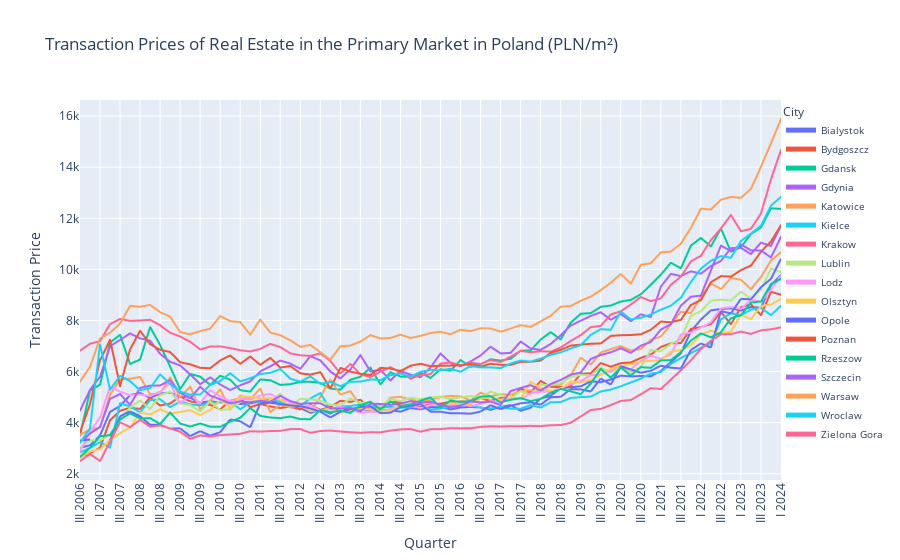

The notebook cell this image was saved under:
### Code cell
# Create a line plot using Plotly Express
fig_primary_transaction = px.line(
    primary_market_transaction_prices_df_melted,  # DataFrame containing the data
    x='Quarter',                                # Column to be used for the x-axis
    y='Transaction Price',                      # Column to be used for the y-axis
    color='City',                               # Column to be used for coloring lines
    title='Transaction Prices of Real Estate in the Primary Market in Poland (PLN/m²)'  # Title of the plot
)

# Update layout of the figure
fig_primary_transaction.update_layout(
    xaxis=dict(
        tickangle=-90  # Rotate x-axis labels for better readability
    ),
    legend=dict(
        yanchor="top",               # Position the legend at the top
        y=1.0,                       # Vertical position of the legend
        xanchor="left",              # Horizontal alignment of the legend
        x=1.0,                       # Horizontal position of the legend
        font=dict(size=10),          # Font size of the legend text
        traceorder="normal",         # Order of traces in the legend
        itemsizing='constant'        # Ensure all items in the legend are of constant size
    )
)

# Show the plot
fig_primary_transaction.show()

### Figure 1 — Plotly figure (JSON) as saved in the notebook; plotly's stock layout.template omitted (floating-point values rounded to 4 significant figures)
{"data": [{"hovertemplate": "City=Bialystok<br>Quarter=%{x}<br>Transaction Price=%{y}<extra></extra>", "legendgroup": "Bialystok", "line": {"color": "#636efa", "dash": "solid"}, "marker": {"symbol": "circle"}, "mode": "lines", "name": "Bialystok", "showlegend": true, "type": "scattergl", "x": ["III 2006", "IV 2006", "I 2007", "II 2007", "III 2007", "IV 2007", "I 2008", "II 2008", "III 2008", "IV 2008", "I 2009", "II 2009", "III 2009", "IV 2009", "I 2010", "II 2010", "III 2010", "IV 2010", "I 2011", "II 2011", "III 2011", "IV 2011", "I 2012", "II 2012", "III 2012", "IV 2012", "I 2013", "II 2013", "III 2013", "IV 2013", "I 2014", "II 2014", "III 2014", "IV 2014", "I 2015", "II 2015", "III 2015", "IV 2015", "I 2016", "II 2016", "III 2016", "IV 2016", "I 2017", "II 2017", "III 2017", "IV 2017", "I 2018", "II 2018", "III 2018", "IV 2018", "I 2019", "II 2019", "III 2019", "IV 2019", "I 2020", "II 2020", "III 2020", "IV 2020", "I 2021", "II 2021", "III 2021", "IV 2021", "I 2022", "II 2022", "III 2022", "IV 2022", "I 2023", "II 2023", "III 2023", "IV 2023", "I 2024"], "xaxis": "x", "y": [3008, 3117, 3500, 4422, 4651, 5079, 5160, 4973, 5141, 5177, 5005, 4976, 4787, 4838, 4790, 4802, 4732, 4755, 4821, 4782, 4843, 4601, 4577, 4384, 4507, 4357, 4610, 4428, 4526, 4493, 4501, 4488, 4431, 4570, 4526, 4606, 4613, 4519, 4594, 4615, 4596, 4505, 4612, 4687, 4463, 4587, 4944, 5052, 5351, 5385, 5422, 5620, 5584, 5688, 5839, 5811, 5827, 5816, 6024, 6370, 6714, 7576, 8036, 8396, 8449, 8474, 8390, 8528, 8503, 9384, 9775], "yaxis": "y"}, {"hovertemplate": "City=Bydgoszcz<br>Quarter=%{x}<br>Transaction Price=%{y}<extra></extra>", "legendgroup": "Bydgoszcz", "line": {"color": "#EF553B", "dash": "solid"}, "marker": {"symbol": "circle"}, "mode": "lines", "name": "Bydgoszcz", "showlegend": true, "type": "scattergl", "x": ["III 2006", "IV 2006", "I 2007", "II 2007", "III 2007", "IV 2007", "I 2008", "II 2008", "III 2008", "IV 2008", "I 2009", "II 2009", "III 2009", "IV 2009", "I 2010", "II 2010", "III 2010", "IV 2010", "I 2011", "II 2011", "III 2011", "IV 2011", "I 2012", "II 2012", "III 2012", "IV 2012", "I 2013", "II 2013", "III 2013", "IV 2013", "I 2014", "II 2014", "III 2014", "IV 2014", "I 2015", "II 2015", "III 2015", "IV 2015", "I 2016", "II 2016", "III 2016", "IV 2016", "I 2017", "II 2017", "III 2017", "IV 2017", "I 2018", "II 2018", "III 2018", "IV 2018", "I 2019", "II 2019", "III 2019", "IV 2019", "I 2020", "II 2020", "III 2020", "IV 2020", "I 2021", "II 2021", "III 2021", "IV 2021", "I 2022", "II 2022", "III 2022", "IV 2022", "I 2023", "II 2023", "III 2023", "IV 2023", "I 2024"], "xaxis": "x", "y": [2663, 2811, 3017, 4092, 4466, 4582, 4540, 4982, 4670, 4749, 5023, 4835, 4757, 4694, 4524, 4856, 4954, 4606, 4730, 4635, 4575, 4626, 4520, 4686, 4502, 4615, 4855, 4815, 4896, 4528, 4601, 4808, 4797, 4618, 4619, 4720, 4745, 4819, 4831, 4834, 4954, 4852, 4971, 4945, 5330, 5177, 5635, 5403, 5393, 5429, 5911, 5930, 6337, 6190, 6331, 6354, 6535, 6665, 6962, 7107, 7118, 7671, 7738, 7862, 8330, 7853, 8522, 8639, 8205, 9122, 9009], "yaxis": "y"}, {"hovertemplate": "City=Gdansk<br>Quarter=%{x}<br>Transaction Price=%{y}<extra></extra>", "legendgroup": "Gdansk", "line": {"color": "#00cc96", "dash": "solid"}, "marker": {"symbol": "circle"}, "mode": "lines", "name": "Gdansk", "showlegend": true, "type": "scattergl", "x": ["III 2006", "IV 2006", "I 2007", "II 2007", "III 2007", "IV 2007", "I 2008", "II 2008", "III 2008", "IV 2008", "I 2009", "II 2009", "III 2009", "IV 2009", "I 2010", "II 2010", "III 2010", "IV 2010", "I 2011", "II 2011", "III 2011", "IV 2011", "I 2012", "II 2012", "III 2012", "IV 2012", "I 2013", "II 2013", "III 2013", "IV 2013", "I 2014", "II 2014", "III 2014", "IV 2014", "I 2015", "II 2015", "III 2015", "IV 2015", "I 2016", "II 2016", "III 2016", "IV 2016", "I 2017", "II 2017", "III 2017", "IV 2017", "I 2018", "II 2018", "III 2018", "IV 2018", "I 2019", "II 2019", "III 2019", "IV 2019", "I 2020", "II 2020", "III 2020", "IV 2020", "I 2021", "II 2021", "III 2021", "IV 2021", "I 2022", "II 2022", "III 2022", "IV 2022", "I 2023", "II 2023", "III 2023", "IV 2023", "I 2024"], "xaxis": "x", "y": [3494, 5252, 5490, 7137, 7440, 6294, 6473, 7740, 7042, 6193, 5309, 5907, 5804, 5476, 5839, 5678, 5272, 5216, 5692, 5661, 5479, 5506, 5594, 5604, 5555, 5336, 5292, 5682, 5794, 6155, 5501, 5977, 5805, 5785, 5951, 5749, 6089, 6031, 6452, 6185, 6283, 6481, 6430, 6501, 6816, 6829, 7255, 7543, 7257, 7915, 8262, 8288, 8534, 8585, 8741, 8806, 9024, 9400, 9794, 10260, 10043, 10930, 11230, 10898, 11604, 10694, 10874, 11384, 11643, 12389, 12370], "yaxis": "y"}, {"hovertemplate": "City=Gdynia<br>Quarter=%{x}<br>Transaction Price=%{y}<extra></extra>", "legendgroup": "Gdynia", "line": {"color": "#ab63fa", "dash": "solid"}, "marker": {"symbol": "circle"}, "mode": "lines", "name": "Gdynia", "showlegend": true, "type": "scattergl", "x": ["III 2006", "IV 2006", "I 2007", "II 2007", "III 2007", "IV 2007", "I 2008", "II 2008", "III 2008", "IV 2008", "I 2009", "II 2009", "III 2009", "IV 2009", "I 2010", "II 2010", "III 2010", "IV 2010", "I 2011", "II 2011", "III 2011", "IV 2011", "I 2012", "II 2012", "III 2012", "IV 2012", "I 2013", "II 2013", "III 2013", "IV 2013", "I 2014", "II 2014", "III 2014", "IV 2014", "I 2015", "II 2015", "III 2015", "IV 2015", "I 2016", "II 2016", "III 2016", "IV 2016", "I 2017", "II 2017", "III 2017", "IV 2017", "I 2018", "II 2018", "III 2018", "IV 2018", "I 2019", "II 2019", "III 2019", "IV 2019", "I 2020", "II 2020", "III 2020", "IV 2020", "I 2021", "II 2021", "III 2021", "IV 2021", "I 2022", "II 2022", "III 2022", "IV 2022", "I 2023", "II 2023", "III 2023", "IV 2023", "I 2024"], "xaxis": "x", "y": [4467, 5284, 5797, 6992, 7238, 7495, 7301, 7209, 6694, 6384, 6241, 5891, 5504, 5774, 5495, 5278, 5461, 5617, 6004, 6205, 6430, 6313, 6106, 6604, 6439, 6002, 5732, 6083, 6646, 6003, 6072, 5648, 6037, 5877, 5778, 6162, 6710, 6334, 6209, 6391, 6631, 6975, 6710, 6732, 7175, 6902, 6851, 7080, 7418, 7803, 7990, 8181, 8321, 8027, 8251, 7974, 8240, 8133, 9325, 9824, 9739, 9927, 9830, 10131, 10331, 10830, 10843, 10600, 11050, 10917, 11720], "yaxis": "y"}, {"hovertemplate": "City=Katowice<br>Quarter=%{x}<br>Transaction Price=%{y}<extra></extra>", "legendgroup": "Katowice", "line": {"color": "#FFA15A", "dash": "solid"}, "marker": {"symbol": "circle"}, "mode": "lines", "name": "Katowice", "showlegend": true, "type": "scattergl", "x": ["III 2006", "IV 2006", "I 2007", "II 2007", "III 2007", "IV 2007", "I 2008", "II 2008", "III 2008", "IV 2008", "I 2009", "II 2009", "III 2009", "IV 2009", "I 2010", "II 2010", "III 2010", "IV 2010", "I 2011", "II 2011", "III 2011", "IV 2011", "I 2012", "II 2012", "III 2012", "IV 2012", "I 2013", "II 2013", "III 2013", "IV 2013", "I 2014", "II 2014", "III 2014", "IV 2014", "I 2015", "II 2015", "III 2015", "IV 2015", "I 2016", "II 2016", "III 2016", "IV 2016", "I 2017", "II 2017", "III 2017", "IV 2017", "I 2018", "II 2018", "III 2018", "IV 2018", "I 2019", "II 2019", "III 2019", "IV 2019", "I 2020", "II 2020", "III 2020", "IV 2020", "I 2021", "II 2021", "III 2021", "IV 2021", "I 2022", "II 2022", "III 2022", "IV 2022", "I 2023", "II 2023", "III 2023", "IV 2023", "I 2024"], "xaxis": "x", "y": [3523, 3735, 3806, 5094, 5698, 5718, 5791, 5113, 5154, 5772, 4995, 5411, 4524, 4866, 5303, 4511, 5071, 4914, 5329, 4417, 4697, 4604, 4679, 4443, 5004, 5685, 5104, 5232, 4670, 4529, 4532, 4974, 5015, 4907, 4795, 4898, 5003, 5049, 5030, 4868, 5173, 5038, 5114, 5095, 5226, 5266, 5217, 5464, 5487, 5846, 6539, 6275, 6746, 6880, 6996, 6829, 6885, 7246, 7371, 7839, 8340, 8290, 8928, 9449, 9229, 9663, 9594, 9226, 9703, 10348, 10675], "yaxis": "y"}, {"hovertemplate": "City=Kielce<br>Quarter=%{x}<br>Transaction Price=%{y}<extra></extra>", "legendgroup": "Kielce", "line": {"color": "#19d3f3", "dash": "solid"}, "marker": {"symbol": "circle"}, "mode": "lines", "name": "Kielce", "showlegend": true, "type": "scattergl", "x": ["III 2006", "IV 2006", "I 2007", "II 2007", "III 2007", "IV 2007", "I 2008", "II 2008", "III 2008", "IV 2008", "I 2009", "II 2009", "III 2009", "IV 2009", "I 2010", "II 2010", "III 2010", "IV 2010", "I 2011", "II 2011", "III 2011", "IV 2011", "I 2012", "II 2012", "III 2012", "IV 2012", "I 2013", "II 2013", "III 2013", "IV 2013", "I 2014", "II 2014", "III 2014", "IV 2014", "I 2015", "II 2015", "III 2015", "IV 2015", "I 2016", "II 2016", "III 2016", "IV 2016", "I 2017", "II 2017", "III 2017", "IV 2017", "I 2018", "II 2018", "III 2018", "IV 2018", "I 2019", "II 2019", "III 2019", "IV 2019", "I 2020", "II 2020", "III 2020", "IV 2020", "I 2021", "II 2021", "III 2021", "IV 2021", "I 2022", "II 2022", "III 2022", "IV 2022", "I 2023", "II 2023", "III 2023", "IV 2023", "I 2024"], "xaxis": "x", "y": [2835, 3014, 3241, 3018, 4766, 4629, 4408, 4880, 4918, 4609, 4822, 4716, 4678, 4778, 4798, 4829, 4523, 4803, 4790, 4967, 4804, 4768, 4663, 4944, 5161, 4516, 4647, 4646, 4718, 4651, 4587, 4623, 4578, 4602, 4736, 4507, 4549, 4620, 4710, 4685, 4581, 4559, 4614, 4545, 4547, 4689, 4591, 4798, 4805, 4967, 4999, 5020, 5220, 5295, 5425, 5573, 5725, 5920, 5982, 6297, 6530, 6718, 6929, 7108, 8043, 8282, 8201, 8432, 8492, 8208, 8578], "yaxis": "y"}, {"hovertemplate": "City=Krakow<br>Quarter=%{x}<br>Transaction Price=%{y}<extra></extra>", "legendgroup": "Krakow", "line": {"color": "#FF6692", "dash": "solid"}, "marker": {"symbol": "circle"}, "mode": "lines", "name": "Krakow", "showlegend": true, "type": "scattergl", "x": ["III 2006", "IV 2006", "I 2007", "II 2007", "III 2007", "IV 2007", "I 2008", "II 2008", "III 2008", "IV 2008", "I 2009", "II 2009", "III 2009", "IV 2009", "I 2010", "II 2010", "III 2010", "IV 2010", "I 2011", "II 2011", "III 2011", "IV 2011", "I 2012", "II 2012", "III 2012", "IV 2012", "I 2013", "II 2013", "III 2013", "IV 2013", "I 2014", "II 2014", "III 2014", "IV 2014", "I 2015", "II 2015", "III 2015", "IV 2015", "I 2016", "II 2016", "III 2016", "IV 2016", "I 2017", "II 2017", "III 2017", "IV 2017", "I 2018", "II 2018", "III 2018", "IV 2018", "I 2019", "II 2019", "III 2019", "IV 2019", "I 2020", "II 2020", "III 2020", "IV 2020", "I 2021", "II 2021", "III 2021", "IV 2021", "I 2022", "II 2022", "III 2022", "IV 2022", "I 2023", "II 2023", "III 2023", "IV 2023", "I 2024"], "xaxis": "x", "y": [6816, 7089, 7192, 7856, 8060, 7985, 8000, 8027, 7814, 7518, 7373, 7169, 6866, 6981, 6985, 6920, 6834, 6789, 6886, 7082, 6958, 6711, 6637, 6616, 6711, 6417, 5926, 6299, 5895, 5782, 6000, 6172, 5970, 5722, 5861, 5896, 6312, 6357, 6239, 6343, 6298, 6451, 6373, 6583, 6810, 6755, 6796, 6778, 6945, 7199, 7427, 7738, 7786, 8235, 8360, 8625, 8917, 8756, 8865, 9398, 9716, 10311, 10536, 11143, 11603, 12131, 11492, 11589, 12192, 13530, 14676], "yaxis": "y"}, {"hovertemplate": "City=Lublin<br>Quarter=%{x}<br>Transaction Price=%{y}<extra></extra>", "legendgroup": "Lublin", "line": {"color": "#B6E880", "dash": "solid"}, "marker": {"symbol": "circle"}, "mode": "lines", "name": "Lublin", "showlegend": true, "type": "scattergl", "x": ["III 2006", "IV 2006", "I 2007", "II 2007", "III 2007", "IV 2007", "I 2008", "II 2008", "III 2008", "IV 2008", "I 2009", "II 2009", "III 2009", "IV 2009", "I 2010", "II 2010", "III 2010", "IV 2010", "I 2011", "II 2011", "III 2011", "IV 2011", "I 2012", "II 2012", "III 2012", "IV 2012", "I 2013", "II 2013", "III 2013", "IV 2013", "I 2014", "II 2014", "III 2014", "IV 2014", "I 2015", "II 2015", "III 2015", "IV 2015", "I 2016", "II 2016", "III 2016", "IV 2016", "I 2017", "II 2017", "III 2017", "IV 2017", "I 2018", "II 2018", "III 2018", "IV 2018", "I 2019", "II 2019", "III 2019", "IV 2019", "I 2020", "II 2020", "III 2020", "IV 2020", "I 2021", "II 2021", "III 2021", "IV 2021", "I 2022", "II 2022", "III 2022", "IV 2022", "I 2023", "II 2023", "III 2023", "IV 2023", "I 2024"], "xaxis": "x", "y": [3022, 3304, 3309, 3503, 4125, 4597, 4861, 4531, 5073, 5217, 4746, 4693, 4437, 4830, 4495, 4535, 4821, 4819, 4896, 4827, 5133, 4644, 4935, 4906, 4864, 4699, 4679, 4943, 4770, 4796, 4643, 4917, 4843, 4967, 4920, 4980, 5017, 4913, 4995, 5035, 4976, 5212, 5095, 4953, 5243, 5093, 5473, 5479, 5545, 5785, 5874, 5852, 6158, 5977, 6151, 5978, 6188, 6849, 6790, 7085, 7274, 8176, 8359, 8771, 8815, 8783, 9127, 8856, 9198, 10034, 9896], "yaxis": "y"}, {"hovertemplate": "City=Lodz<br>Quarter=%{x}<br>Transaction Price=%{y}<extra></extra>", "legendgroup": "Lodz", "line": {"color": "#FF97FF", "dash": "solid"}, "marker": {"symbol": "circle"}, "mode": "lines", "name": "Lodz", "showlegend": true, "type": "scattergl", "x": ["III 2006", "IV 2006", "I 2007", "II 2007", "III 2007", "IV 2007", "I 2008", "II 2008", "III 2008", "IV 2008", "I 2009", "II 2009", "III 2009", "IV 2009", "I 2010", "II 2010", "III 2010", "IV 2010", "I 2011", "II 2011", "III 2011", "IV 2011", "I 2012", "II 2012", "III 2012", "IV 2012", "I 2013", "II 2013", "III 2013", "IV 2013", "I 2014", "II 2014", "III 2014", "IV 2014", "I 2015", "II 2015", "III 2015", "IV 2015", "I 2016", "II 2016", "III 2016", "IV 2016", "I 2017", "II 2017", "III 2017", "IV 2017", "I 2018", "II 2018", "III 2018", "IV 2018", "I 2019", "II 2019", "III 2019", "IV 2019", "I 2020", "II 2020", "III 2020", "IV 2020", "I 2021", "II 2021", "III 2021", "IV 2021", "I 2022", "II 2022", "III 2022", "IV 2022", "I 2023", "II 2023", "III 2023", "IV 2023", "I 2024"], "xaxis": "x", "y": [2860, 3642, 4209, 5403, 5212, 5076, 5103, 5041, 5214, 5542, 4746, 5101, 4755, 5275, 5020, 4846, 4936, 4905, 5066, 5123, 4907, 4793, 4610, 4668, 4473, 4536, 4629, 4531, 4388, 4423, 4433, 4533, 4661, 4656, 4578, 4687, 4676, 4697, 4738, 4646, 4727, 4850, 4792, 4940, 4911, 5148, 5211, 5206, 5356, 5507, 5631, 5853, 5881, 6026, 6249, 6080, 6406, 6624, 6500, 6676, 7451, 7528, 7718, 7929, 8475, 8520, 8451, 8810, 8731, 9202, 9755], "yaxis": "y"}, {"hovertemplate": "City=Olsztyn<br>Quarter=%{x}<br>Transaction Price=%{y}<extra></extra>", "legendgroup": "Olsztyn", "line": {"color": "#FECB52", "dash": "solid"}, "marker": {"symbol": "circle"}, "mode": "lines", "name": "Olsztyn", "showlegend": true, "type": "scattergl", "x": ["III 2006", "IV 2006", "I 2007", "II 2007", "III 2007", "IV 2007", "I 2008", "II 2008", "III 2008", "IV 2008", "I 2009", "II 2009", "III 2009", "IV 2009", "I 2010", "II 2010", "III 2010", "IV 2010", "I 2011", "II 2011", "III 2011", "IV 2011", "I 2012", "II 2012", "III 2012", "IV 2012", "I 2013", "II 2013", "III 2013", "IV 2013", "I 2014", "II 2014", "III 2014", "IV 2014", "I 2015", "II 2015", "III 2015", "IV 2015", "I 2016", "II 2016", "III 2016", "IV 2016", "I 2017", "II 2017", "III 2017", "IV 2017", "I 2018", "II 2018", "III 2018", "IV 2018", "I 2019", "II 2019", "III 2019", "IV 2019", "I 2020", "II 2020", "III 2020", "IV 2020", "I 2021", "II 2021", "III 2021", "IV 2021", "I 2022", "II 2022", "III 2022", "IV 2022", "I 2023", "II 2023", "III 2023", "IV 2023", "I 2024"], "xaxis": "x", "y": [2640, 2869, 2960, 3318, 3588, 3806, 4389, 4324, 4524, 4353, 4419, 4485, 4297, 4494, 4877, 4602, 5025, 5010, 4955, 4963, 4896, 4703, 4663, 4452, 4480, 4556, 4395, 4478, 4560, 4511, 4493, 4461, 4690, 4736, 4724, 4807, 4617, 4764, 4737, 4729, 4935, 4991, 4899, 4997, 4929, 5593, 5364, 5240, 5311, 5612, 5577, 5677, 5872, 6108, 6220, 6289, 6388, 6425, 6448, 6778, 6840, 7031, 7446, 7602, 7474, 7563, 8236, 8051, 8568, 8622, 8852], "yaxis": "y"}, {"hovertemplate": "City=Opole<br>Quarter=%{x}<br>Transaction Price=%{y}<extra></extra>", "legendgroup": "Opole", "line": {"color": "#636efa", "dash": "solid"}, "marker": {"symbol": "circle"}, "mode": "lines", "name": "Opole", "showlegend": true, "type": "scattergl", "x": ["III 2006", "IV 2006", "I 2007", "II 2007", "III 2007", "IV 2007", "I 2008", "II 2008", "III 2008", "IV 2008", "I 2009", "II 2009", "III 2009", "IV 2009", "I 2010", "II 2010", "III 2010", "IV 2010", "I 2011", "II 2011", "III 2011", "IV 2011", "I 2012", "II 2012", "III 2012", "IV 2012", "I 2013", "II 2013", "III 2013", "IV 2013", "I 2014", "II 2014", "III 2014", "IV 2014", "I 2015", "II 2015", "III 2015", "IV 2015", "I 2016", "II 2016", "III 2016", "IV 2016", "I 2017", "II 2017", "III 2017", "IV 2017", "I 2018", "II 2018", "III 2018", "IV 2018", "I 2019", "II 2019", "III 2019", "IV 2019", "I 2020", "II 2020", "III 2020", "IV 2020", "I 2021", "II 2021", "III 2021", "IV 2021", "I 2022", "II 2022", "III 2022", "IV 2022", "I 2023", "II 2023", "III 2023", "IV 2023", "I 2024"], "xaxis": "x", "y": [3299, 3343, null, 3307, 4253, 4442, 4253, 3917, 3916, 3765, 3776, 3471, 3669, 3492, 3627, 4125, 4054, 3817, 4759, 4776, 4726, 4676, 4645, 4557, 4428, 4203, 4428, 4526, 4617, 4638, 4370, 4390, 4609, 4651, 4727, 4427, 4429, 4366, 4369, 4350, 4432, 4686, 4529, 4657, 4759, 4794, 4704, 4994, 5013, 5312, 5303, 5222, 5728, 5487, 6202, 6082, 5955, 6031, 6231, 6152, 6119, 6844, 7102, 6937, 8367, 8277, 8848, 8827, 9306, 9629, 10419], "yaxis": "y"}, {"hovertemplate": "City=Poznan<br>Quarter=%{x}<br>Transaction Price=%{y}<extra></extra>", "legendgroup": "Poznan", "line": {"color": "#EF553B", "dash": "solid"}, "marker": {"symbol": "circle"}, "mode": "lines", "name": "Poznan", "showlegend": true, "type": "scattergl", "x": ["III 2006", "IV 2006", "I 2007", "II 2007", "III 2007", "IV 2007", "I 2008", "II 2008", "III 2008", "IV 2008", "I 2009", "II 2009", "III 2009", "IV 2009", "I 2010", "II 2010", "III 2010", "IV 2010", "I 2011", "II 2011", "III 2011", "IV 2011", "I 2012", "II 2012", "III 2012", "IV 2012", "I 2013", "II 2013", "III 2013", "IV 2013", "I 2014", "II 2014", "III 2014", "IV 2014", "I 2015", "II 2015", "III 2015", "IV 2015", "I 2016", "II 2016", "III 2016", "IV 2016", "I 2017", "II 2017", "III 2017", "IV 2017", "I 2018", "II 2018", "III 2018", "IV 2018", "I 2019", "II 2019", "III 2019", "IV 2019", "I 2020", "II 2020", "III 2020", "IV 2020", "I 2021", "II 2021", "III 2021", "IV 2021", "I 2022", "II 2022", "III 2022", "IV 2022", "I 2023", "II 2023", "III 2023", "IV 2023", "I 2024"], "xaxis": "x", "y": [3621, 4726, 6445, 7243, 5426, 6865, 7598, 7070, 6854, 6768, 6365, 6284, 6146, 6130, 6436, 6632, 6304, 6591, 6264, 6536, 6155, 6219, 5932, 5880, 5978, 5339, 6147, 5998, 5913, 5868, 6146, 6116, 6022, 6225, 6307, 6209, 6228, 6234, 6246, 6298, 6195, 6304, 6263, 6260, 6379, 6382, 6430, 6735, 6849, 7017, 7056, 7087, 7102, 7396, 7423, 7431, 7459, 7636, 7961, 7930, 8026, 8605, 8795, 9498, 9736, 9716, 9972, 10151, 10690, 11093, 11731], "yaxis": "y"}, {"hovertemplate": "City=Rzeszow<br>Quarter=%{x}<br>Transaction Price=%{y}<extra></extra>", "legendgroup": "Rzeszow", "line": {"color": "#00cc96", "dash": "solid"}, "marker": {"symbol": "circle"}, "mode": "lines", "name": "Rzeszow", "showlegend": true, "type": "scattergl", "x": ["III 2006", "IV 2006", "I 2007", "II 2007", "III 2007", "IV 2007", "I 2008", "II 2008", "III 2008", "IV 2008", "I 2009", "II 2009", "III 2009", "IV 2009", "I 2010", "II 2010", "III 2010", "IV 2010", "I 2011", "II 2011", "III 2011", "IV 2011", "I 2012", "II 2012", "III 2012", "IV 2012", "I 2013", "II 2013", "III 2013", "IV 2013", "I 2014", "II 2014", "III 2014", "IV 2014", "I 2015", "II 2015", "III 2015", "IV 2015", "I 2016", "II 2016", "III 2016", "IV 2016", "I 2017", "II 2017", "III 2017", "IV 2017", "I 2018", "II 2018", "III 2018", "IV 2018", "I 2019", "II 2019", "III 2019", "IV 2019", "I 2020", "II 2020", "III 2020", "IV 2020", "I 2021", "II 2021", "III 2021", "IV 2021", "I 2022", "II 2022", "III 2022", "IV 2022", "I 2023", "II 2023", "III 2023", "IV 2023", "I 2024"], "xaxis": "x", "y": [2656, 3013, 3469, 3517, 4124, 4365, 4163, 4177, 3947, 4401, 3965, 3849, 3969, 3843, 3837, 4039, 4191, 4572, 4264, 4202, 4178, 4239, 4138, 4135, 4496, 4407, 4467, 4383, 4680, 4821, 4515, 4828, 4649, 4709, 4857, 4990, 4596, 4868, 4806, 4852, 5019, 5036, 4801, 4894, 4962, 4842, 4929, 5170, 5318, 5227, 5117, 5523, 6105, 5761, 6157, 5845, 6173, 6146, 6438, 6448, 6759, 7210, 7493, 7341, 7540, 8087, 8207, 8703, 8743, 9426, 9631], "yaxis": "y"}, {"hovertemplate": "City=Szczecin<br>Quarter=%{x}<br>Transaction Price=%{y}<extra></extra>", "legendgroup": "Szczecin", "line": {"color": "#ab63fa", "dash": "solid"}, "marker": {"symbol": "circle"}, "mode": "lines", "name": "Szczecin", "showlegend": true, "type": "scattergl", "x": ["III 2006", "IV 2006", "I 2007", "II 2007", "III 2007", "IV 2007", "I 2008", "II 2008", "III 2008", "IV 2008", "I 2009", "II 2009", "III 2009", "IV 2009", "I 2010", "II 2010", "III 2010", "IV 2010", "I 2011", "II 2011", "III 2011", "IV 2011", "I 2012", "II 2012", "III 2012", "IV 2012", "I 2013", "II 2013", "III 2013", "IV 2013", "I 2014", "II 2014", "III 2014", "IV 2014", "I 2015", "II 2015", "III 2015", "IV 2015", "I 2016", "II 2016", "III 2016", "IV 2016", "I 2017", "II 2017", "III 2017", "IV 2017", "I 2018", "II 2018", "III 2018", "IV 2018", "I 2019", "II 2019", "III 2019", "IV 2019", "I 2020", "II 2020", "III 2020", "IV 2020", "I 2021", "II 2021", "III 2021", "IV 2021", "I 2022", "II 2022", "III 2022", "IV 2022", "I 2023", "II 2023", "III 2023", "IV 2023", "I 2024"], "xaxis": "x", "y": [3234, 3575, 3831, 4933, 5121, 4697, 5362, 5448, 5455, 5663, 5174, 4958, 5406, 5057, 4916, 4751, 4840, 4794, 4855, 4819, 5048, 4847, 4735, 4762, 4759, 4567, 4547, 4581, 4444, 4742, 4732, 4699, 4745, 4841, 4779, 4822, 4696, 4609, 4670, 4832, 4793, 4823, 4694, 5236, 5359, 5468, 5257, 5513, 5672, 5880, 5960, 6495, 6650, 6752, 6913, 6732, 7014, 7156, 7643, 7854, 8580, 8928, 8974, 9961, 10930, 10720, 10976, 10748, 10739, 10467, 11276], "yaxis": "y"}, {"hovertemplate": "City=Warsaw<br>Quarter=%{x}<br>Transaction Price=%{y}<extra></extra>", "legendgroup": "Warsaw", "line": {"color": "#FFA15A", "dash": "solid"}, "marker": {"symbol": "circle"}, "mode": "lines", "name": "Warsaw", "showlegend": true, "type": "scattergl", "x": ["III 2006", "IV 2006", "I 2007", "II 2007", "III 2007", "IV 2007", "I 2008", "II 2008", "III 2008", "IV 2008", "I 2009", "II 2009", "III 2009", "IV 2009", "I 2010", "II 2010", "III 2010", "IV 2010", "I 2011", "II 2011", "III 2011", "IV 2011", "I 2012", "II 2012", "III 2012", "IV 2012", "I 2013", "II 2013", "III 2013", "IV 2013", "I 2014", "II 2014", "III 2014", "IV 2014", "I 2015", "II 2015", "III 2015", "IV 2015", "I 2016", "II 2016", "III 2016", "IV 2016", "I 2017", "II 2017", "III 2017", "IV 2017", "I 2018", "II 2018", "III 2018", "IV 2018", "I 2019", "II 2019", "III 2019", "IV 2019", "I 2020", "II 2020", "III 2020", "IV 2020", "I 2021", "II 2021", "III 2021", "IV 2021", "I 2022", "II 2022", "III 2022", "IV 2022", "I 2023", "II 2023", "III 2023", "IV 2023", "I 2024"], "xaxis": "x", "y": [5605, 6186, 7302, 7523, 7879, 8571, 8535, 8611, 8325, 8149, 7543, 7461, 7585, 7680, 8173, 7974, 7940, 7441, 8037, 7527, 7423, 7226, 6967, 7043, 6757, 6466, 6990, 7018, 7173, 7427, 7298, 7316, 7446, 7315, 7396, 7510, 7557, 7462, 7639, 7583, 7696, 7686, 7562, 7683, 7820, 7751, 7965, 8183, 8538, 8565, 8771, 8932, 9188, 9476, 9819, 9438, 10183, 10240, 10666, 10696, 11006, 11620, 12381, 12343, 12727, 12836, 12803, 13152, 14017, 14936, 15888], "yaxis": "y"}, {"hovertemplate": "City=Wroclaw<br>Quarter=%{x}<br>Transaction Price=%{y}<extra></extra>", "legendgroup": "Wroclaw", "line": {"color": "#19d3f3", "dash": "solid"}, "marker": {"symbol": "circle"}, "mode": "lines", "name": "Wroclaw", "showlegend": true, "type": "scattergl", "x": ["III 2006", "IV 2006", "I 2007", "II 2007", "III 2007", "IV 2007", "I 2008", "II 2008", "III 2008", "IV 2008", "I 2009", "II 2009", "III 2009", "IV 2009", "I 2010", "II 2010", "III 2010", "IV 2010", "I 2011", "II 2011", "III 2011", "IV 2011", "I 2012", "II 2012", "III 2012", "IV 2012", "I 2013", "II 2013", "III 2013", "IV 2013", "I 2014", "II 2014", "III 2014", "IV 2014", "I 2015", "II 2015", "III 2015", "IV 2015", "I 2016", "II 2016", "III 2016", "IV 2016", "I 2017", "II 2017", "III 2017", "IV 2017", "I 2018", "II 2018", "III 2018", "IV 2018", "I 2019", "II 2019", "III 2019", "IV 2019", "I 2020", "II 2020", "III 2020", "IV 2020", "I 2021", "II 2021", "III 2021", "IV 2021", "I 2022", "II 2022", "III 2022", "IV 2022", "I 2023", "II 2023", "III 2023", "IV 2023", "I 2024"], "xaxis": "x", "y": [3211, 3777, 7063, 5289, 5836, 5625, 5268, 5349, 5891, 5513, 5218, 5095, 5105, 5472, 5628, 5938, 5614, 5735, 5905, 5949, 6098, 5720, 5606, 5808, 5521, 5593, 5430, 5603, 5605, 5693, 5668, 5860, 5921, 5793, 5988, 6068, 6044, 6109, 5993, 6218, 6162, 6163, 6136, 6314, 6433, 6389, 6508, 6651, 6750, 6905, 7032, 7435, 7661, 7634, 8354, 8041, 8109, 8233, 8423, 8578, 8891, 9507, 10029, 10338, 10520, 10453, 11112, 11397, 11713, 12498, 12838], "yaxis": "y"}, {"hovertemplate": "City=Zielona Gora<br>Quarter=%{x}<br>Transaction Price=%{y}<extra></extra>", "legendgroup": "Zielona Gora", "line": {"color": "#FF6692", "dash": "solid"}, "marker": {"symbol": "circle"}, "mode": "lines", "name": "Zielona Gora", "showlegend": true, "type": "scattergl", "x": ["III 2006", "IV 2006", "I 2007", "II 2007", "III 2007", "IV 2007", "I 2008", "II 2008", "III 2008", "IV 2008", "I 2009", "II 2009", "III 2009", "IV 2009", "I 2010", "II 2010", "III 2010", "IV 2010", "I 2011", "II 2011", "III 2011", "IV 2011", "I 2012", "II 2012", "III 2012", "IV 2012", "I 2013", "II 2013", "III 2013", "IV 2013", "I 2014", "II 2014", "III 2014", "IV 2014", "I 2015", "II 2015", "III 2015", "IV 2015", "I 2016", "II 2016", "III 2016", "IV 2016", "I 2017", "II 2017", "III 2017", "IV 2017", "I 2018", "II 2018", "III 2018", "IV 2018", "I 2019", "II 2019", "III 2019", "IV 2019", "I 2020", "II 2020", "III 2020", "IV 2020", "I 2021", "II 2021", "III 2021", "IV 2021", "I 2022", "II 2022", "III 2022", "IV 2022", "I 2023", "II 2023", "III 2023", "IV 2023", "I 2024"], "xaxis": "x", "y": [2499, 2769, 2500, 3258, 4015, 3823, 4108, 3842, 3892, 3771, 3646, 3366, 3500, 3459, 3511, 3538, 3563, 3663, 3651, 3671, 3679, 3747, 3750, 3602, 3673, 3691, 3655, 3623, 3606, 3625, 3620, 3688, 3736, 3750, 3647, 3743, 3749, 3785, 3777, 3781, 3836, 3858, 3851, 3861, 3861, 3873, 3863, 3899, 3909, 3994, 4243, 4496, 4539, 4688, 4851, 4886, 5113, 5350, 5316, 5684, 6047, 6438, 6885, 7203, 7458, 7468, 7566, 7473, 7615, 7655, 7730], "yaxis": "y"}], "layout": {"legend": {"font": {"size": 10}, "itemsizing": "constant", "title": {"text": "City"}, "tracegroupgap": 0, "traceorder": "normal", "x": 1, "xanchor": "left", "y": 1, "yanchor": "top"}, "title": {"text": "Transaction Prices of Real Estate in the Primary Market in Poland (PLN/m²)"}, "xaxis": {"anchor": "y", "domain": [0, 1], "tickangle": -90, "title": {"text": "Quarter"}}, "yaxis": {"anchor": "x", "domain": [0, 1], "title": {"text": "Transaction Price"}}}}
